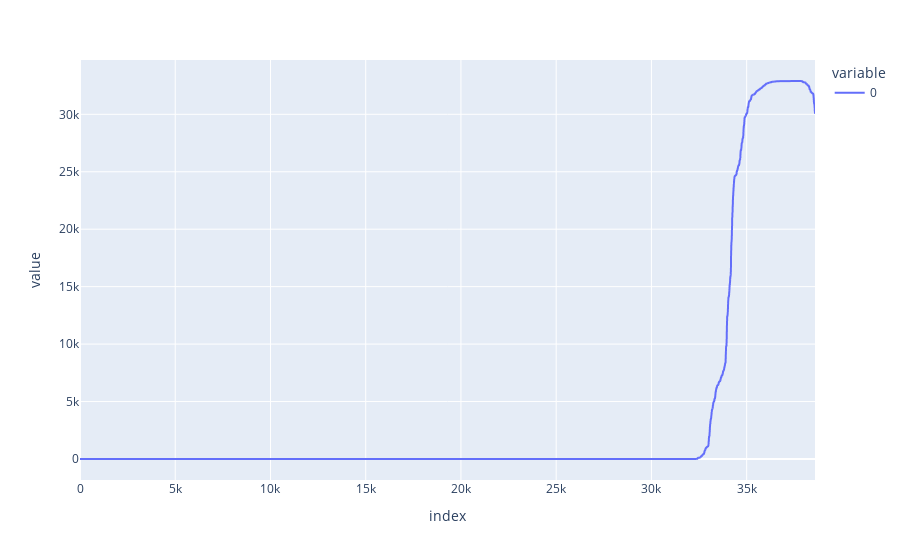
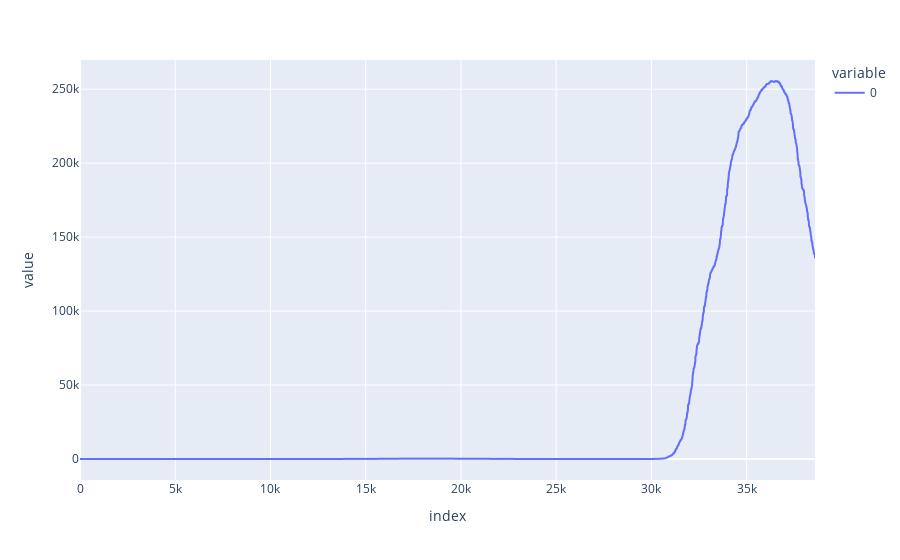

The code cell stored with these charts, in order, in its notebook:
### Markdown cell above
=====

### Code cell
p = pyaudio.PyAudio()

stream = p.open(format=pyaudio.paInt16, channels=CHANNELS, rate=RATE, input=True,  frames_per_buffer=CHUNK)
frames = []
global_frames = []

print("Listening...")
for i in range(0, int(RATE / CHUNK * seconds)):
    sample = stream.read(CHUNK)
    frame = np.fromstring(sample, dtype=np.int16)
    frames.append(frame)
    if len(frames) % COUNT == 0:
        # print("Cough?")
        processed_data = process(frames)

        global_frames.append(processed_data)
        frames = []
    print(f"global_frames = #{global_frames}")
    
stream.stop_stream()
stream.close()
p.terminate()

# save
wf = wave.open(filename, 'wb')
wf.setnchannels(CHANNELS)
wf.setsampwidth(p.get_sample_size(sample_format))
wf.setframerate(RATE)
wf.writeframes(b''.join(frames))
wf.close()

### Figure 1 — Plotly figure (JSON) as saved in the notebook; plotly's stock layout.template omitted (floating-point values rounded to 4 significant figures; data arrays with more than 128 entries replaced by an {"elided": "..."} marker saying what was removed)
{"data": [{"hovertemplate": "variable=0<br>index=%{x}<br>value=%{y}<extra></extra>", "legendgroup": "0", "line": {"color": "#636efa", "dash": "solid"}, "marker": {"symbol": "circle"}, "mode": "lines", "name": "0", "showlegend": true, "type": "scattergl", "x": {"elided": "38589 int values"}, "xaxis": "x", "y": {"elided": "38589 float values"}, "yaxis": "y"}], "layout": {"legend": {"title": {"text": "variable"}, "tracegroupgap": 0}, "margin": {"t": 60}, "xaxis": {"anchor": "y", "domain": [0, 1], "title": {"text": "index"}}, "yaxis": {"anchor": "x", "domain": [0, 1], "title": {"text": "value"}}}}

### Figure 2 — Plotly figure (JSON) as saved in the notebook; plotly's stock layout.template omitted (floating-point values rounded to 4 significant figures; data arrays with more than 128 entries replaced by an {"elided": "..."} marker saying what was removed)
{"data": [{"hovertemplate": "variable=0<br>index=%{x}<br>value=%{y}<extra></extra>", "legendgroup": "0", "line": {"color": "#636efa", "dash": "solid"}, "marker": {"symbol": "circle"}, "mode": "lines", "name": "0", "showlegend": true, "type": "scattergl", "x": {"elided": "38589 int values"}, "xaxis": "x", "y": {"elided": "38589 float values"}, "yaxis": "y"}], "layout": {"legend": {"title": {"text": "variable"}, "tracegroupgap": 0}, "margin": {"t": 60}, "xaxis": {"anchor": "y", "domain": [0, 1], "title": {"text": "index"}}, "yaxis": {"anchor": "x", "domain": [0, 1], "title": {"text": "value"}}}}
